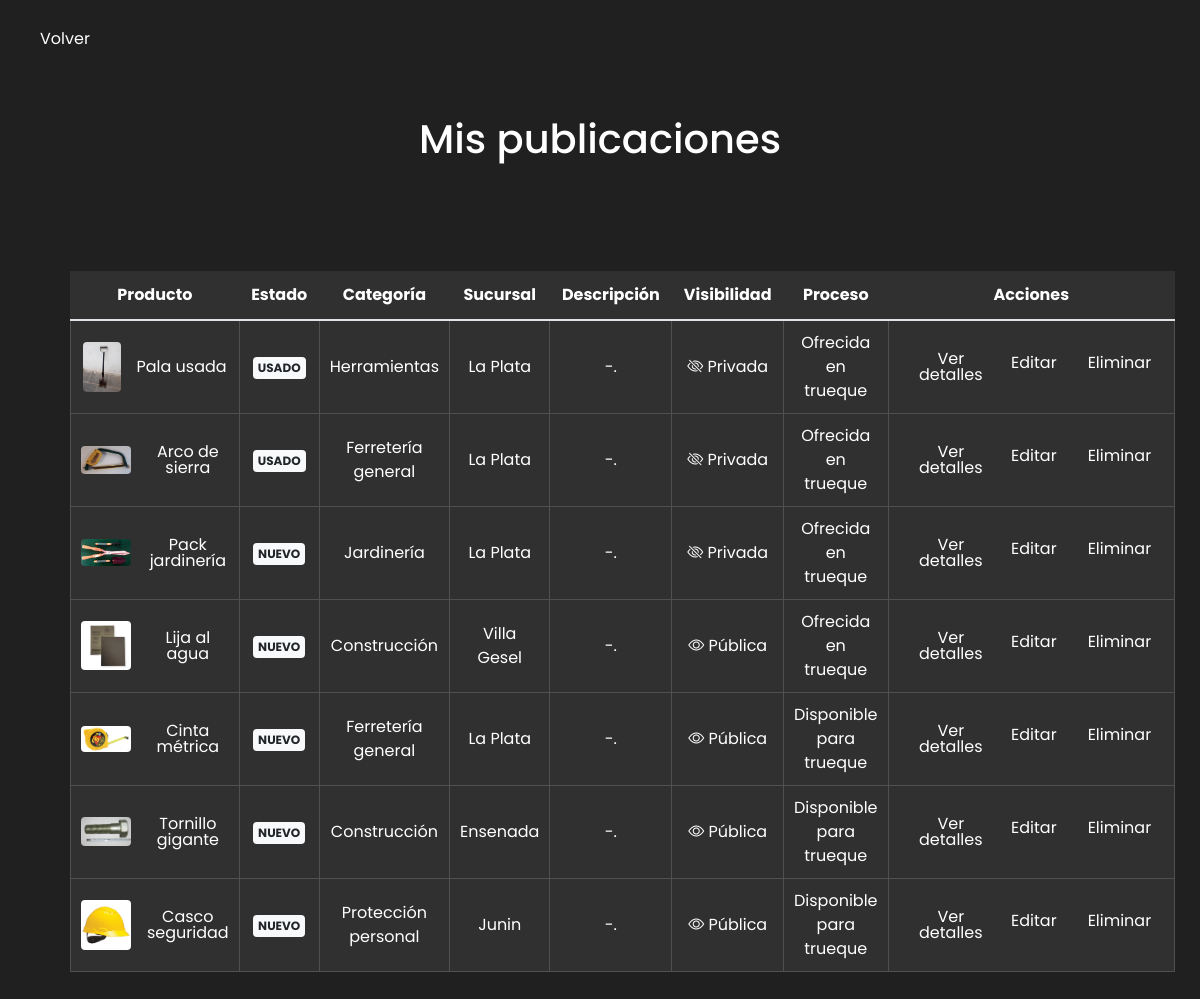
Page /mis-publicaciones (signed in) on the committed database.
### vista_usuario/models.py (models this page shows, shortened)
class Publicacion(models.Model):
    NUEVO = 'nuevo'
    USADO = 'usado'
    ESTADOS_CHOICES = [
        (NUEVO, 'Nuevo'),
        (USADO, 'Usado'),
    ]
    CATEGORIA_CHOICES = [
        ('Electricidad', 'Electricidad'),
        ('Ferretería general', 'Ferretería general'),
        ('Construcción', 'Construcción'),
        ('Herramientas', 'Herramientas'),
        ('Jardinería', 'Jardinería'),
        ('Protección personal', 'Protección personal'),
    ]
    titulo = models.CharField(max_length=100)
    estado = models.CharField(max_length=10, choices=ESTADOS_CHOICES, default=NUEVO)
    categoria = models.CharField(max_length=50, choices=CATEGORIA_CHOICES)
    sucursal = models.ForeignKey(Sucursal, on_delete=models.SET_NULL, null=True)
    descripcion = models.TextField()
    autor = models.ForeignKey(User, on_delete=models.CASCADE)
    es_privada = models.BooleanField(default=False)
    parte_oferta = models.BooleanField(default=False)
    imagenes = models.ManyToManyField(
        'Imagen',
        related_name='publicaciones',
    )  # Relación ManyToMany con Imagen

class Imagen(models.Model):
    imagen = models.ImageField(upload_to='imagenes/')

### vista_administrador/models.py (models this page shows)
class Sucursal(models.Model):
    nombre = models.CharField(max_length=100)
    direccion = models.CharField(max_length=100)

### ferreplus/modulos/modulos_inicio_sesion.py (the view)
    def wrapper(request, *args, **kwargs):
        if not request.user.is_authenticated or request.user.is_staff or request.user.is_superuser:
            return HttpResponse("No tienes permiso para acceder a esta página.")
        return view_func(request, *args, **kwargs)

### ferreplus/modulos/modulos_inicio_sesion.py (called while the page is built)
def normal_required(view_func):
    def wrapper(request, *args, **kwargs):
        if not request.user.is_authenticated or request.user.is_staff or request.user.is_superuser:
            return HttpResponse("No tienes permiso para acceder a esta página.")
        return view_func(request, *args, **kwargs)
    return wrapper

### vista_usuario/middelwares/middelware.py (called while the page is built)
    def __call__(self, request):
        response = self.get_response(request)
        if request.path == reverse('cerrar_sesion') and request.user.is_authenticated:
            return redirect('inicio')  # Redirige a la página de inicio después de cerrar sesión
        return response

### vista_usuario/views.py (called while the page is built, shortened)
@login_required
@normal_required
def mis_publicaciones(request):
    publicaciones = Publicacion.objects.filter(autor=request.user)
    return render(request, os.path.join(TEMPLATE_DIR, 'vista_usuario', 'mis_publicaciones.html'), {'publicaciones': publicaciones})

### templates/vista_usuario/mis_publicaciones.html (shortened to what this page needs)
<!DOCTYPE html>
<html lang="es">
<head>
    <link href="https://stackpath.bootstrapcdn.com/bootstrap/4.5.2/css/bootstrap.min.css" rel="stylesheet">
    <link href="https://cdn.jsdelivr.net/npm/bootstrap-icons@1.10.3/font/bootstrap-icons.css" rel="stylesheet">
    <link href='https://unpkg.com/boxicons@2.1.4/css/boxicons.min.css' rel='stylesheet'>
    {% load static %}
    <link rel="stylesheet" type="text/css" href="{% static 'css/mis_publicaciones.css' %}">
</head>
<body>
    <div class="custom-container">
        <button id="BotonVolver" class="btn btn-secondary">
          <a href="{% url 'pagina_principal' %}">
            <i class='bx bx-chevron-left'>
              <span>Volver</span>
            </i>
          </a>
        </button>
    </div>
    <div class="container">
        <div id="Header">
            <h1>Mis publicaciones</h1>
        <div class="container">
        </div>
        </div>
        <div class="mb-3">
            {% if publicaciones %}
            <table class="table">
                <thead>
                    <th class="align-middle text-center">Producto</th>
                    <th class="align-middle text-center">Estado </th>
                    <th class="align-middle text-center">Categoría </th>
                    <th class="align-middle text-center">Sucursal </th>
                    <th class="align-middle text-center">Descripción</th>
                    <th class="align-middle text-center">Visibilidad</th>
                    <th class="align-middle text-center">Proceso</th>
                    <th class="align-middle text-center">Acciones</th>
                </thead>
                {% for publicacion in publicaciones %}
                <tr>
                    <td class="align-middle text-center">
                        <div class="d-flex align-items-center justify-content-center">
                            <div class="img-container mr-3">
                                {% if publicacion.imagenes.all %}
                                    <img src="{{ publicacion.imagenes.first.imagen.url }}" alt="Imagen del producto" class="img-thumbnail custom-img-size">
                                {% else %}
                                    <img src="{% static 'ruta/a/imagen/por/defecto.jpg' %}" alt="Imagen por defecto" class="img-thumbnail custom-img-size">
                                {% endif %}
                            </div>
                            <div class="titulo-container">
                                <span>{{ publicacion.titulo }}</span>
                            </div>
                        </div>
                    </td>
                    <td class="align-middle text-center">
                        <span class="badge badge-light">{{ publicacion.estado|upper }}</span>
                    </td>
                    <td class="align-middle text-center">{{ publicacion.categoria }}</td>
                    <td class="align-middle text-center">{{ publicacion.sucursal.nombre }}</td>
                    <td class="align-middle text-center">{{ publicacion.descripcion }}</td>
                    <td class="align-middle text-center">
                        {% if publicacion.es_privada %}
                        <i class="bi bi-eye-slash"></i> Privada
                        {% else %}
                        <i class="bi bi-eye"></i> Pública
                        {% endif %}
                    </td>
                    <td class="align-middle text-center">
                        {% if publicacion.parte_oferta %}
                            Ofrecida en trueque
                        {% else %}
                            Disponible para trueque
                        {% endif %}
                        <td class="align-middle text-center" id="celdaBotones">
                            <div class="d-flex">
                                <div>
                                    <button class="btn btn-primary" data-toggle="modal" data-target="#detallesPublicacionModal{{ publicacion.id }}">
                                        <i class='bx bx-detail'></i>
                                        <span>Ver detalles</span>
                                    </button>
                                </div>
                                <div>
                                    <a href="{% url 'editar_publicacion' publicacion.id %}" class="btn btn-primary">
                                        <i class='bx bx-edit'></i>
                                        <span>Editar</span>
                                    </a>
                                </div>
                                <div>
                                    <form action="{% url 'mis_publicaciones' %}" method="POST" onsubmit="return confirm('¿Estás seguro de que deseas eliminar esta publicación?');">
                                        <button type="submit" class="btn btn-danger">
                                            <i class='bx bx-trash'></i>
                                            <span>Eliminar</span>
                                        </button>
                                    </form>
                            </div>
                        </td>
                </tr>
                {% endfor %}
            </table>
            {% else %}
            <div class="alert alert-primary text-center" role="alert">
                No hay publicaciones cargadas.
            </div>
            {% endif %}
        </div>
    </div>
</body>
</html>

### ferreplus/static/css/mis_publicaciones.css (style rules this page uses)
* { font-family: "Poppins", sans-serif; font-weight: 400; font-style: normal; box-sizing: border-box; }
body { min-height: 100%; background-color: #202020; }
#Header { position: relative; align-items: center; text-align: center; }
a { text-decoration: none; color: none; }
.icon, span { font-size: 16px; display: inline-block; vertical-align: middle; line-height: 1; }
.container { padding: 40px; color: white; }
h1 { color: white; }
.mb-3 { padding-top: 20px; }
.table { background-color: #303030; color: #ffffff; border-collapse: collapse; width: 100%; }
.table th { background-color: #303030; border: none; color: #ffffff; font-weight: bold; }
.table td { border: 1px solid #505050; padding: 10px; }
.table tbody tr:nth-child(odd) { background-color: #303030; border-radius: 10px; }
button { padding: 10px; margin: 10px; width: auto; }
.btn i { padding-right: 5px; }
.btn-primary { background-color: transparent; border-color: transparent; border-radius: 10px; }
.btn-danger { background-color: transparent; border-color: transparent; border-radius: 8px; }
.custom-container { margin-top: 10px; margin-left: 20px; }
.custom-container button { background-color: transparent; color: #ffffff; border: none; padding: 10px; border-radius: 8px; cursor: pointer; text-decoration: none; }
.custom-container button a { color: inherit; text-decoration: none; }
.custom-container button i { vertical-align: middle; margin-right: 5px; }
.custom-container button span { vertical-align: top; }
.badge { padding: 5px; }
#celdaBotones { margin: 10px; width: 100%; text-align: center; }
#celdaBotones .btn { display: block; margin: 10px auto; }
.custom-img-size { max-width: 50px; max-height: 50px; width: auto; height: auto; border: none; background-color: transparent; }
.img-thumbnail { border: none !important; padding: 0 !important; }

### rows in the picture
Publicacion: imagenes.first.imagen (picture), titulo "Pala usada", estado "USADO", categoria "Herramientas", sucursal.nombre "La Plata", descripcion "-.", es_privada True (drawn), parte_oferta "Ofrecida en trueque"
Publicacion: imagenes.first.imagen (picture), titulo "Arco de sierra", estado "USADO", categoria "Ferretería general", sucursal.nombre "La Plata", descripcion "-.", es_privada True (drawn), parte_oferta "Ofrecida en trueque"
Publicacion: imagenes.first.imagen (picture), titulo "Pack jardinería", estado "NUEVO", categoria "Jardinería", sucursal.nombre "La Plata", descripcion "-.", es_privada True (drawn), parte_oferta "Ofrecida en trueque"
Publicacion: imagenes.first.imagen (picture), titulo "Lija al agua", estado "NUEVO", categoria "Construcción", sucursal.nombre "Villa Gesel", descripcion "-.", es_privada False (drawn), parte_oferta "Ofrecida en trueque"
Publicacion: imagenes.first.imagen (picture), titulo "Cinta métrica", estado "NUEVO", categoria "Ferretería general", sucursal.nombre "La Plata", descripcion "-.", es_privada False (drawn), parte_oferta "Disponible para trueque"
Publicacion: imagenes.first.imagen (picture), titulo "Tornillo gigante", estado "NUEVO", categoria "Construcción", sucursal.nombre "Ensenada", descripcion "-.", es_privada False (drawn), parte_oferta "Disponible para trueque"
Publicacion: imagenes.first.imagen (picture), titulo "Casco seguridad", estado "NUEVO", categoria "Protección personal", sucursal.nombre "Junin", descripcion "-.", es_privada False (drawn), parte_oferta "Disponible para trueque"
